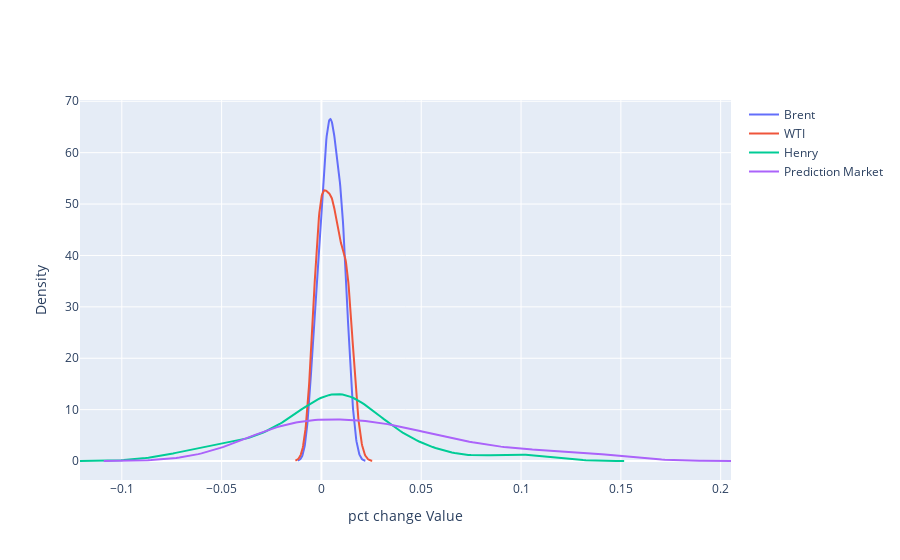

The notebook cell this image was saved under:
### Code cell
# Create Plotly figure
fig = plgo.Figure()

# Add KDE line
fig.add_trace(plgo.Scatter(x=brent_x_values, y=brent_kde_values, mode='lines', name='Brent'))
fig.add_trace(plgo.Scatter(x=wti_x_values, y=wti_kde_values, mode='lines', name='WTI'))
fig.add_trace(plgo.Scatter(x=henry_x_values, y=henry_kde_values, mode='lines', name='Henry'))
fig.add_trace(plgo.Scatter(x=probs_x_values, y=probs_kde_values, mode='lines', name='Prediction Market'))

# Update layout
#title='Kernel Density Estimate (KDE) of Commodities and Prediction Market Values',
fig.update_layout(xaxis=dict(title='pct change Value'),
                  yaxis=dict(title='Density'),
                  showlegend=True)

# Show plot
fig.show()

### Figure 1 — Plotly figure (JSON) as saved in the notebook; plotly's stock layout.template omitted (floating-point values rounded to 4 significant figures; data arrays with more than 128 entries replaced by an {"elided": "..."} marker saying what was removed)
{"data": [{"mode": "lines", "name": "Brent", "type": "scatter", "x": {"elided": "200 float values"}, "y": {"elided": "200 float values"}}, {"mode": "lines", "name": "WTI", "type": "scatter", "x": {"elided": "200 float values"}, "y": {"elided": "200 float values"}}, {"mode": "lines", "name": "Henry", "type": "scatter", "x": {"elided": "200 float values"}, "y": {"elided": "200 float values"}}, {"mode": "lines", "name": "Prediction Market", "type": "scatter", "x": {"elided": "200 float values"}, "y": {"elided": "200 float values"}}], "layout": {"showlegend": true, "xaxis": {"title": {"text": "pct change Value"}}, "yaxis": {"title": {"text": "Density"}}}}
